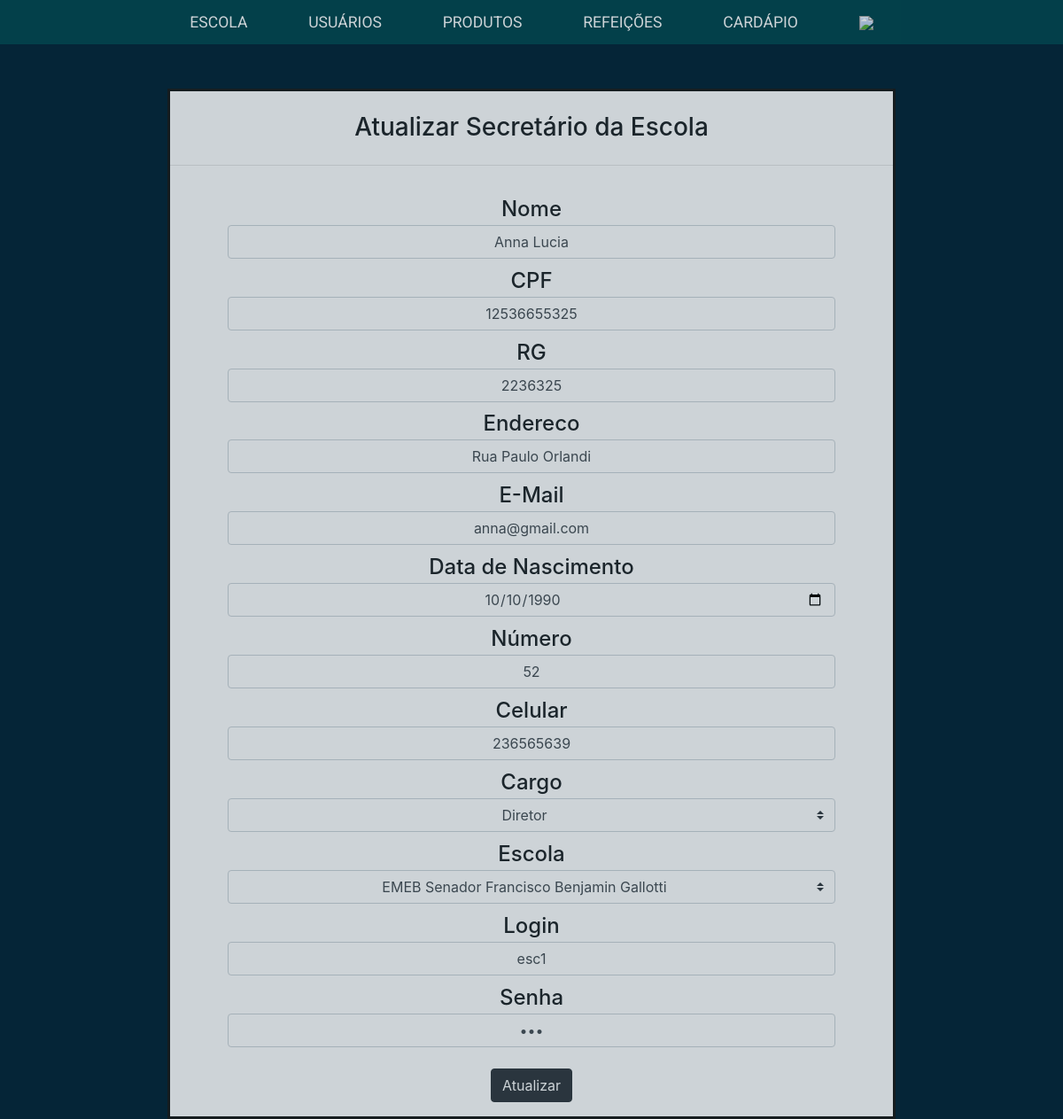
/sec-educacao/usuarios/secescola/validar-secesc?idSecEsc=1&acao=atualizar (signed in), run on the app's committed database.
### tables this page shows
create table SecEsc (
    id int primary key auto_increment,
    nomeSecEsc varchar(64),
    login varchar(64),
    senha varchar(64),
    cpf varchar(11),
    rg varchar(11),
    endereco varchar(255),
    email varchar(255),
    dataDeNascimento date,
    numero varchar(8),
    celular varchar(15),
    cargo enum('Diretor', 'Secretario'),
    escola_id int references Escola(id)
);

### sec-educacao/usuarios/secescola/validar-secesc.php (the view, shortened to what this page needs)
<?php
require_once '../../../funcoes-de-cabecalho.php';
require_once '../../../conexao.php';
$acao = $_GET['acao'];
if ($acao == 'cadastrar') {
    $acaoHTML = "Cadastrar";
} else if ($acao == 'atualizar') {
    $acaoHTML = "Atualizar";
    $id = $_GET['idSecEsc'];
    $select = "select * from SecEsc where id=$id";
    $query = mysqli_query($conexao, $select);
    $table = mysqli_fetch_array($query);
    $nomeSecEsc = $table['nomeSecEsc'];
    $cpf = $table['cpf'];
    $rg = $table['rg'];
    $endereco = $table['endereco'];
    $email = $table['email'];
    $dataNascimento = $table['dataDeNascimento'];
    $numero = $table['numero'];
    $celular = $table['celular'];
    $cargo = $table['cargo'];
    $escola_id = $table['escola_id'];
    $login = $table['login'];
    $senha = $table['senha'];
}
?>
<h3><?php echo $acaoHTML ?> Secretário da Escola</h3>
<hr>
<form method="post" action="verificacao.php?acao=<?php
    if (!empty($id) and $acao == "atualizar") {
        echo $acao . "&id=$id";
    } else {
        echo $acao;
    }
?>">
    <label>Nome</label>
    <input type="text" class="form-control" required maxlength="64" name="nome"<?php
        if (!empty($nomeSecEsc)) {
            echo " value='" . $nomeSecEsc . "'";
    }
    ?>>
    <label>CPF</label>
    <input type="text" class="form-control" required maxlength="11" name="cpf"<?php
        if (!empty($cpf)) {
            echo " value='" . $cpf . "'";
    }
    ?>>
    <label>RG</label>
    <input type="text" class="form-control" required maxlength="11" name="rg"<?php
        if (!empty($rg)) {
            echo " value='" . $rg . "'";
    }
    ?>>
    <label>Endereco</label>
    <input type="text" class="form-control" required maxlength="255" name="endereco"<?php
        if (!empty($endereco)) {
            echo " value='" . $endereco . "'";
    }
    ?>>
    <label>E-Mail</label>
    <input type="email" class="form-control" required maxlength="255" name="email"<?php
        if (!empty($email)) {
            echo " value='" . $email . "'";
    }
    ?>>
    <label>Data de Nascimento</label>
    <input type="date" class="form-control" required  name="nascimento"<?php
        if (!empty($dataNascimento)) {
            echo " value='" . $dataNascimento . "'";
    }
    ?>>
    <label>Número</label>
    <input type="text" class="form-control" required maxlength="8" name="numero"<?php
        if (!empty($numero)) {
            echo " value='" . $numero . "'";
    }
    ?>>
    <label>Celular</label>
    <input type="text" class="form-control" required maxlength="15" name="celular"<?php
        if (!empty($celular)) {
            echo " value='" . $celular . "'";
    }
    ?>>
    <label class="d-flex justify-content-center">Cargo</label>
        <select name="cargo" class="custom-select">
            <option value="Diretor" <?php
                if(!empty($cargo) and $cargo == "Diretor"){
                    echo "selected";
                }
            ?>>Diretor</option>
        </select>
    <label class="d-flex justify-content-center">Escola</label>
    <?php
        $selectEscolas = "select * from Escola";
        $queryEscolas = mysqli_query($conexao, $selectEscolas);
        echo "<select name='escola' class='custom-select'>";
        while ($table = mysqli_fetch_array($queryEscolas)) {
            $idEscola = $table['id'];
            $nome = $table['nomeEscola'];
            if($escola_id == $idEscola){
                echo "<option value=$idEscola selected>$nome</option>";
            }
            else {
                echo "<option value=$idEscola>$nome</option>";
            }
    }
    echo "</select>";
    ?>
    <label>Login</label>
    <input type="text" class="form-control" required maxlength="64" name="login"<?php
        if(!empty($login)){
            echo " value='".$login."'";
        }
    ?>>
    <label>Senha</label>
    <input type="password" class="form-control" required maxlength="64" name="senha"<?php
        if(!empty($senha)){
            echo " value='".$senha."'";
        }
    ?>>
    <input type="submit" class="btn btn-dark mt-4" value="<?php echo $acaoHTML; ?>">
</form>

### estilo/style.css (style rules this page uses)
body { background-color: #052537 !important; text-decoration: none; }
input, td, tr { text-align: center; vertical-align: middle !important; font-weight: 400; }
@media (min-width: 1200px) { body { height: 100%; width: 100%; background-size: cover; position: relative; text-align-last: center; text-align: center; } }
@media (min-width: 1200px) { form { margin: 3% 8% 2% 8%; } }
@media (min-width: 1200px) { label { margin: 1% 0 0 0; } }
@media (min-width: 1200px) { h3 { margin: 3% 3%; } }

### data on the page
secesc: nome "Anna Lucia", cpf "12536655325", rg "2236325", endereco "Rua Paulo Orlandi", email "anna@gmail.com", nascimento "10/10/1990", numero "52", celular "236565639", cargo "Diretor", login "esc1"

### other printed values
$acaoHTML "Atualizar"
form field escola "EMEB Senador Francisco Benjamin Gallotti"
